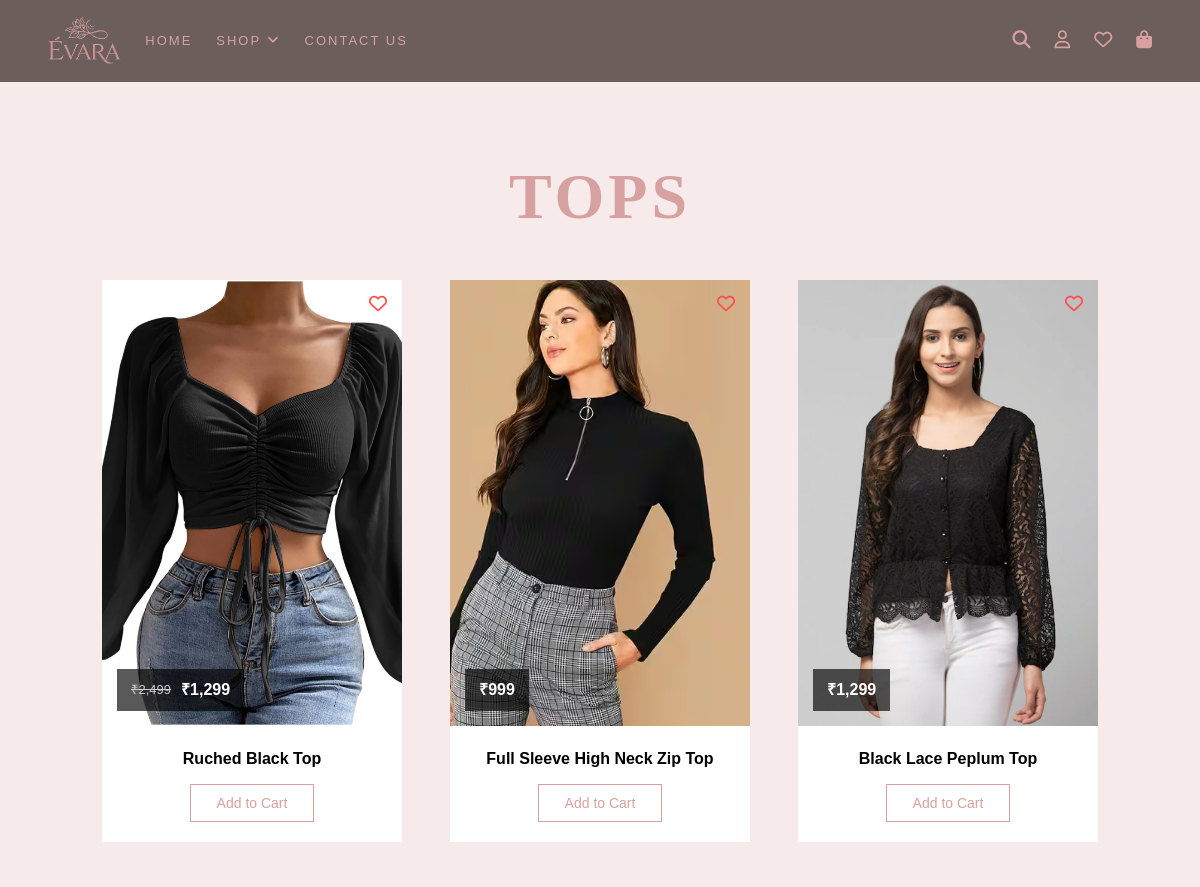
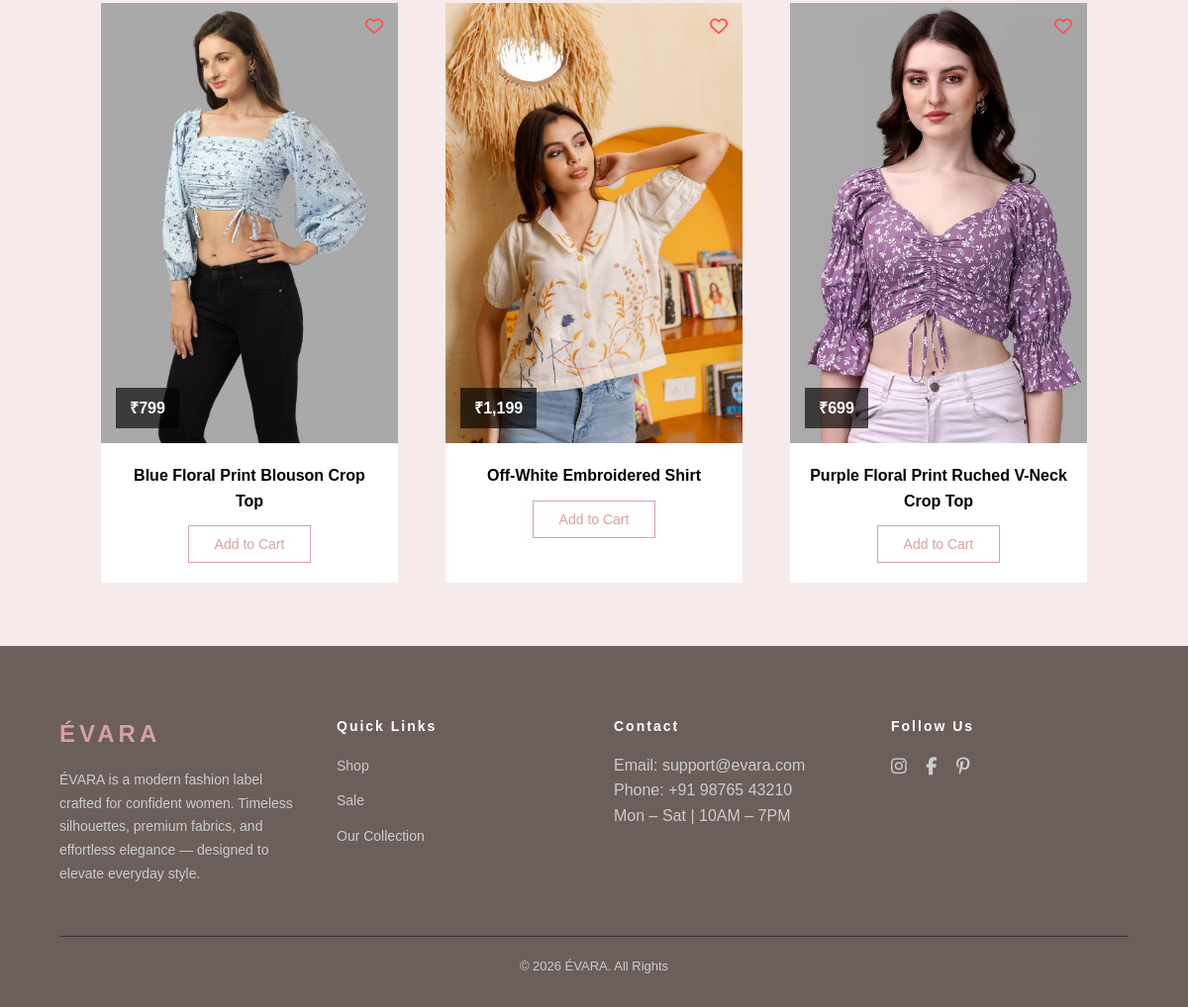
/tops, run on the app's committed database (2 pictures, top to bottom).
### tables this page shows
CREATE TABLE product_images (id integer primary key  autoincrement, product_id integer, image_url text not null, type TEXT, foreign key(product_id) references products(id));

CREATE TABLE products ( id INTEGER PRIMARY KEY AUTOINCREMENT, name TEXT NOT NULL, description TEXT, price NUMERIC NOT NULL, sale_price NUMERIC, category_id INTEGER, stock INTEGER, is_featured BOOLEAN, created_at DATETIME DEFAULT CURRENT_TIMESTAMP, FOREIGN KEY(category_id) REFERENCES categories(id));

### app.py (the view)
@app.route("/tops")
def tops():
    with get_db_connection() as conn:
        products = conn.execute("SELECT p.id, p.name, p.price, p.sale_price, pi.image_url FROM products AS p JOIN product_images AS pi ON pi.product_id = p.id WHERE pi.type = 'f' AND p.category_id = 4 ORDER BY RANDOM() LIMIT 6").fetchall()
        wishlist_ids = []
        if 'user_id' in session:
            rows = conn.execute("SELECT product_id FROM wishlist WHERE user_id = ?",(session['user_id'],)).fetchall()
            wishlist_ids = [row['product_id'] for row in rows]
        cart_ids = []
        if 'user_id' in session:
            rows = conn.execute("SELECT product_id FROM cart WHERE user_id = ?",(session['user_id'],)).fetchall()
            cart_ids = [row['product_id'] for row in rows]
    return render_template("tops.html", products=products, wishlist_ids=wishlist_ids, cart_ids=cart_ids)

### app.py (called while the page is built)
def get_db_connection():
    conn = sqlite3.connect("app.db")
    conn.row_factory = sqlite3.Row
    return conn

### helpers.py (called while the page is built)
def rs(value):
    return f"₹{value:,}"

### templates/tops.html (shortened to what this page needs)
{% extends "layout.html" %}
{% block content %}
   <div class="tops">
      <h1 class="shop-title">TOPS</h1>
      <div class="item-cards">
         {%  for product in products %}
                <div class="item-card" data-link="{{ url_for('product_detail', id=product['id']) }}">
                <div class="card-img">
                    <img src="{{ url_for('static', filename=product['image_url']) }}">
                    <form action="{{ url_for('toggle_wishlist', product_id=product['id']) }}" method="POST">
                        <button type="submit" class="wishlist-btn">
                            {% if product['id'] in wishlist_ids %}
                                <i class="fa-solid fa-heart wishlist active"></i>
                            {% else %}
                                <i class="fa-regular fa-heart wishlist"></i>
                            {% endif %}
                        </button>
                    </form>
                    <span class="price-tag">
                        {% if product['sale_price'] %}
                            <span class="old-price">{{ rs(product['price']) }}</span>
                            <span class="new-price">{{ rs(product['sale_price']) }}</span>
                        {% else %}
                            <span class="new-price">{{ rs(product['price']) }}</span>
                        {% endif %}
                    </span>
                </div>
                <div class="card-info">
                    <h5>{{ product['name'] }}</h5>
                    <form action="{{ url_for('toggle_cart', product_id=product['id']) }}" method="POST">
                        {% if product['id'] in cart_ids %}
                            <button class="add-cart-added">Added ✓</button>
                        {% else %}
                            <button class="add-cart">Add to Cart</button>
                        {% endif %}
                    </form>
                </div>
            </div>
         {% endfor %}
      </div>
   </div>
{% endblock %}

### static/style.css (style rules this page uses)
* { margin: 0; padding: 0; box-sizing: border-box; }
body { background-color: #f7eaea; font-family: Arial, sans-serif; line-height: 1.6; width: 100%; overflow-x: hidden; }
h1 { font-size: clamp(2rem, 6vw, 4rem); color: #d8a1a1; font-family: "AmstelvarAlpha", serif; letter-spacing: 0.25rem; transition: transform 0.1s ease-out; text-align: center; margin-bottom: 2rem; }
.item-cards { display: flex; gap: 3rem; justify-content: center; flex-wrap: wrap; }
.item-card { width: 300px; max-width: 100%; background: #fff; overflow: hidden; transition: transform 0.4s ease; cursor: pointer; }
.card-img { position: relative; width: 100%; padding-top: 140%; overflow: hidden; }
.card-img img { position: absolute; top: 0; left: 0; width: 100%; height: 100%; object-fit: cover; object-position: center; }
.price-tag { position: absolute; bottom: 15px; left: 15px; background: rgba(0,0,0,0.65); padding: 8px 14px; display: flex; gap: 10px; align-items: center; z-index: 2; }
.old-price { color: #ccc; font-size: 13px; text-decoration: line-through; }
.new-price { color: #fff; font-size: 16px; font-weight: bold; }
.wishlist { position: absolute; top: 15px; right: 15px; font-size: 18px; color: #ff4d4d; cursor: pointer; transition: transform 0.3s ease; z-index: 2; }
.card-info { padding: 20px; text-align: center; }
.card-info h5 { margin-bottom: 12px; font-size: 16px; }
.add-cart { padding: 10px 26px; background: transparent; border: 1px solid #d8a1a1; color: #d8a1a1; cursor: pointer; transition: all 0.3s ease; font-size: 14px; }
.dresses, .coord-sets, .jeans, .tops { padding: 2rem 0; margin: 2rem; }
.wishlist-btn { border: none; background-color: #f7eaea; }

### data on the page
product_images: image_url (picture), name "Ruched Black Top"
products: price "₹2,499", sale_price "₹1,299"
product_images: image_url (picture), name "Full Sleeve High Neck Zip Top"
products: price "₹999"
product_images: image_url (picture), name "Black Lace Peplum Top"
products: price "₹1,299"
product_images: image_url (picture), name "Blue Floral Print Blouson Crop Top"
products: price "₹799"
product_images: image_url (picture), name "Off-White Embroidered Shirt"
products: price "₹1,199"
product_images: image_url (picture), name "Purple Floral Print Ruched V-Neck Crop Top"
products: price "₹699"
